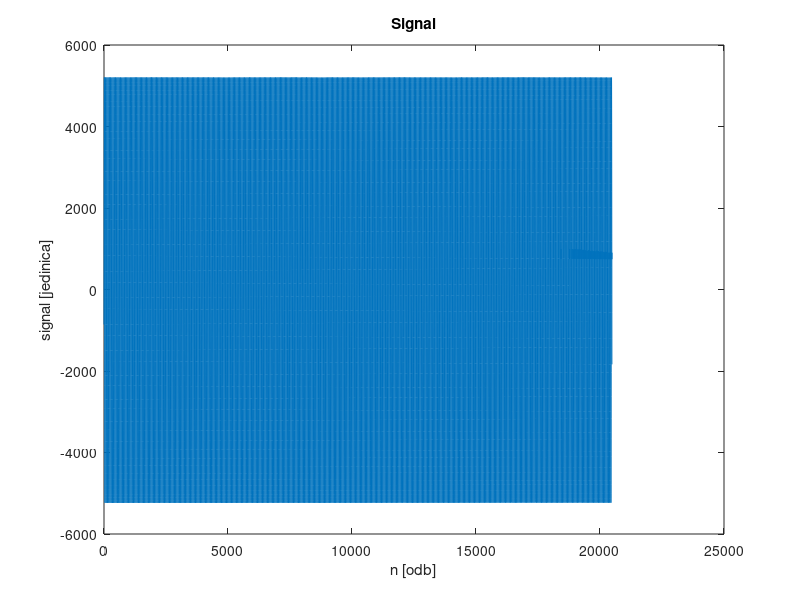

The MATLAB script that drew this image: (Note: this script raises an error after producing the figure.)
clc;
close all;
clear variables;
%%

signal_txt = dlmread('signal_txt.txt');
% signal_txt = int16(signal_txt);
%%
figure;
plot(signal_txt)
title("Signal")
xlabel("n [odb]")
ylabel("signal [jedinica]")
%%
fileID = fopen('Signali/signal_vhdl.txt','w');
save_to_file_vhdl(signal_txt, fileID)
fclose('all');
disp('Konvertovano')